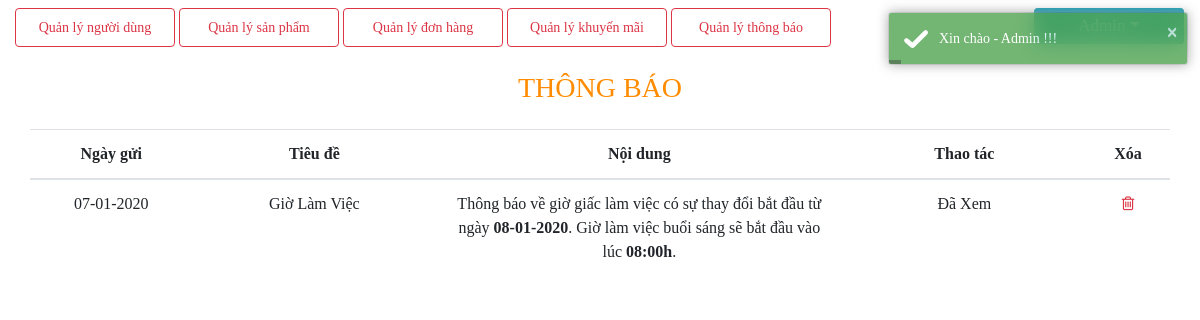
/admin.php?action=notify (signed in), run on the app's committed database.
### tables this page shows
CREATE TABLE `notify`  (
  `id_notify` int(11) NOT NULL AUTO_INCREMENT,
  `id_sender` int(11) NULL DEFAULT NULL,
  `type_receiver` tinyint(1) NULL DEFAULT 0,
  `title` varchar(100) NULL DEFAULT NULL,
  `message` text NULL,
  `date_send` date NULL DEFAULT NULL,
  PRIMARY KEY (`id_notify`) USING BTREE
);

### lib/admin/form/notify.php (the view)
<div class="container text-center p-0 mt-4">
    <div class="text-center pb-3">
        <h3 class="text-uppercase" id="font-color">Thông báo</h3>
    </div>
    <?php
        if(isset($_SESSION['id_staff'])){
            $id_staff=$_SESSION['id_staff'];
            $stmt=$conn->prepare('SELECT id_notify, status FROM notify_staff WHERE id_staff=:id_staff ORDER BY id_notify DESC');
            $stmt->execute(['id_staff' => $id_staff]);
            $num = $stmt->rowCount();
            if($num > 0){
                $result=$stmt->fetchAll(PDO::FETCH_ASSOC);
        ?>
        <table class="table">
            <thead>
                <th width="100px">Ngày gửi</th>
                <th width="150px">Tiêu đề</th>
                <th width="250px">Nội dung</th>
                <th width="150px">Thao tác</th>
                <th width="50px">Xóa</th>
            </thead>
            <tbody>
            <?php
            foreach($result as $row_s){
                $id_notify = $row_s['id_notify'];
                $stmt=$conn->prepare('SELECT * FROM notify WHERE id_notify=:id_notify');
                $stmt->execute(['id_notify' => $id_notify]);
                $result=$stmt->fetchAll(PDO::FETCH_ASSOC);
                    foreach($result as $row){ ?>
                <tr>
                    <td><?php echo date_format(date_create($row['date_send'], new DateTimeZone('Asia/Bangkok')),"d-m-Y") ?></td>
                    <td><?php echo $row['title'] ?></td>
                    <td><?php echo $row['message'] ?></td>
                    <?php if($row_s['status'] == 0){ ?>
                    <td><a href="lib/admin/process/mark_notify.php?id_notify=<?php echo $row['id_notify'] ?>" class="text-info">Đánh dấu là đã đọc</a></td>
                    <?php }else{ ?>
                    <td><p>Đã Xem</p></td>
                    <?php } ?>
                    <td><a href="lib/admin/process/del_notify.php?id_notify=<?php echo $row['id_notify'] ?>" class="text-danger"><i class="fa fa-trash-o px-1" aria-hidden="true"></i></a></td>
                </tr>
            <?php }} ?>
            </tbody>
        </table>
    <?php }} ?>
</div>

### css/my.css (style rules this page uses)
body { font-family: 'Times New Roman', Times, serif; }
#font-color { color: darkorange; }

### data on the page
notify: date_send "07-01-2020", title "Giờ Làm Việc", message "Thông báo về giờ giấc làm việc có sự thay đổi bắt đầu từ ngày 08-01-2020 . Giờ làm việc buổi sáng sẽ bắt đầu vào lúc 08:00h ."
